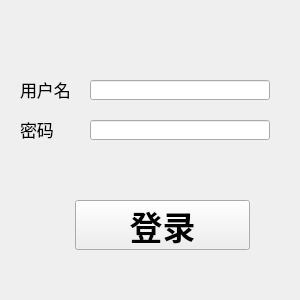
<?xml version="1.0" encoding="UTF-8"?>
<ui version="4.0">
 <class>MainWindow</class>
 <widget class="QMainWindow" name="MainWindow">
  <property name="geometry">
   <rect>
    <x>0</x>
    <y>0</y>
    <width>300</width>
    <height>300</height>
   </rect>
  </property>
  <property name="minimumSize">
   <size>
    <width>300</width>
    <height>300</height>
   </size>
  </property>
  <property name="maximumSize">
   <size>
    <width>300</width>
    <height>300</height>
   </size>
  </property>
  <property name="windowTitle">
   <string>登录</string>
  </property>
  <property name="windowOpacity">
   <double>9.000000000000000</double>
  </property>
  <widget class="QWidget" name="centralWidget">
   <widget class="QPushButton" name="Button_LOAD">
    <property name="geometry">
     <rect>
      <x>75</x>
      <y>200</y>
      <width>175</width>
      <height>50</height>
     </rect>
    </property>
    <property name="minimumSize">
     <size>
      <width>0</width>
      <height>0</height>
     </size>
    </property>
    <property name="font">
     <font>
      <family>黑体</family>
      <pointsize>25</pointsize>
      <weight>75</weight>
      <bold>true</bold>
     </font>
    </property>
    <property name="cursor">
     <cursorShape>PointingHandCursor</cursorShape>
    </property>
    <property name="text">
     <string>登录</string>
    </property>
    <property name="iconSize">
     <size>
      <width>16</width>
      <height>16</height>
     </size>
    </property>
   </widget>
   <widget class="QLabel" name="label_user">
    <property name="geometry">
     <rect>
      <x>20</x>
      <y>80</y>
      <width>71</width>
      <height>19</height>
     </rect>
    </property>
    <property name="font">
     <font>
      <pointsize>13</pointsize>
     </font>
    </property>
    <property name="text">
     <string>用户名</string>
    </property>
   </widget>
   <widget class="QLabel" name="label_pwd">
    <property name="geometry">
     <rect>
      <x>20</x>
      <y>120</y>
      <width>71</width>
      <height>19</height>
     </rect>
    </property>
    <property name="font">
     <font>
      <pointsize>13</pointsize>
     </font>
    </property>
    <property name="text">
     <string>密码</string>
    </property>
   </widget>
   <widget class="QLineEdit" name="user_edit">
    <property name="geometry">
     <rect>
      <x>90</x>
      <y>80</y>
      <width>180</width>
      <height>20</height>
     </rect>
    </property>
    <property name="maxLength">
     <number>16</number>
    </property>
   </widget>
   <widget class="QLineEdit" name="psw_edit">
    <property name="geometry">
     <rect>
      <x>90</x>
      <y>120</y>
      <width>180</width>
      <height>20</height>
     </rect>
    </property>
    <property name="maxLength">
     <number>16</number>
    </property>
   </widget>
  </widget>
 </widget>
 <layoutdefault spacing="6" margin="11"/>
 <resources/>
 <connections/>
</ui>
